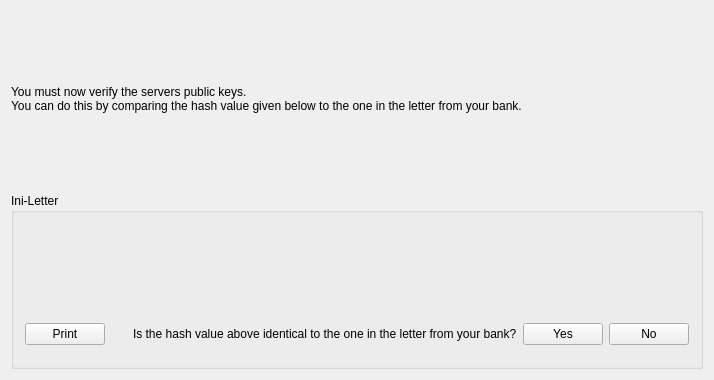
<?xml version="1.0" encoding="UTF-8"?>
<ui version="4.0">
 <class>IniLetterUi</class>
 <widget class="QWidget" name="IniLetterUi">
  <property name="geometry">
   <rect>
    <x>0</x>
    <y>0</y>
    <width>714</width>
    <height>380</height>
   </rect>
  </property>
  <property name="windowTitle">
   <string>Ini Letter</string>
  </property>
  <layout class="QVBoxLayout">
   <item>
    <widget class="QLabel" name="textLabel">
     <property name="text">
      <string>&lt;qt&gt;
You must now verify the servers public keys.&lt;br&gt;
You can do this by comparing the hash value given below to the one in the letter from your bank.
&lt;/qt&gt;</string>
     </property>
     <property name="wordWrap">
      <bool>false</bool>
     </property>
    </widget>
   </item>
   <item>
    <widget class="Q3GroupBox" name="GroupBox26">
     <property name="sizePolicy">
      <sizepolicy hsizetype="Expanding" vsizetype="Preferred">
       <horstretch>0</horstretch>
       <verstretch>0</verstretch>
      </sizepolicy>
     </property>
     <property name="title">
      <string>Ini-Letter</string>
     </property>
     <layout class="QVBoxLayout">
      <item>
       <widget class="Q3TextView" name="iniBrowser" native="true">
        <property name="toolTip">
         <string>The Ini-Letter of the bank server</string>
        </property>
       </widget>
      </item>
      <item>
       <layout class="QHBoxLayout">
        <item>
         <widget class="QPushButton" name="printButton">
          <property name="text">
           <string>Print</string>
          </property>
         </widget>
        </item>
        <item>
         <spacer name="spacer27">
          <property name="orientation">
           <enum>Qt::Horizontal</enum>
          </property>
          <property name="sizeType">
           <enum>QSizePolicy::Expanding</enum>
          </property>
          <property name="sizeHint" stdset="0">
           <size>
            <width>50</width>
            <height>21</height>
           </size>
          </property>
         </spacer>
        </item>
        <item>
         <widget class="QLabel" name="serverLabel">
          <property name="sizePolicy">
           <sizepolicy hsizetype="Expanding" vsizetype="Preferred">
            <horstretch>0</horstretch>
            <verstretch>0</verstretch>
           </sizepolicy>
          </property>
          <property name="text">
           <string>&lt;qt&gt;
Is the hash value above identical to the one in the letter from your bank?
&lt;/qt&gt;</string>
          </property>
          <property name="wordWrap">
           <bool>false</bool>
          </property>
         </widget>
        </item>
        <item>
         <widget class="QPushButton" name="goodHashButton">
          <property name="toolTip">
           <string>Click yes if the Ini-Letter is identical to the paper letter from your bank.</string>
          </property>
          <property name="text">
           <string>Yes</string>
          </property>
         </widget>
        </item>
        <item>
         <widget class="QPushButton" name="badHashButton">
          <property name="toolTip">
           <string>Click No if the Ini-Letter is not identical with the paper letter from your bank (and contact your bank)</string>
          </property>
          <property name="text">
           <string>No</string>
          </property>
         </widget>
        </item>
       </layout>
      </item>
     </layout>
    </widget>
   </item>
  </layout>
 </widget>
 <layoutdefault spacing="6" margin="11"/>
 <pixmapfunction>qPixmapFromMimeSource</pixmapfunction>
 <customwidgets>
  <customwidget>
   <class>Q3GroupBox</class>
   <extends>QGroupBox</extends>
   <header>Qt3Support/Q3GroupBox</header>
   <container>1</container>
  </customwidget>
  <customwidget>
   <class>Q3TextView</class>
   <extends>QWidget</extends>
   <header>q3textview.h</header>
  </customwidget>
 </customwidgets>
 <resources/>
 <connections/>
</ui>
